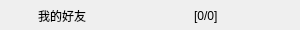
<?xml version="1.0" encoding="UTF-8"?>
<ui version="4.0">
 <class>QQCellTitle</class>
 <widget class="QWidget" name="QQCellTitle">
  <property name="geometry">
   <rect>
    <x>0</x>
    <y>0</y>
    <width>300</width>
    <height>30</height>
   </rect>
  </property>
  <property name="windowTitle">
   <string>Form</string>
  </property>
  <widget class="QWidget" name="">
   <property name="geometry">
    <rect>
     <x>0</x>
     <y>0</y>
     <width>344</width>
     <height>32</height>
    </rect>
   </property>
   <layout class="QHBoxLayout" name="horizontalLayout">
    <item>
     <widget class="QLabel" name="lblImage">
      <property name="minimumSize">
       <size>
        <width>30</width>
        <height>30</height>
       </size>
      </property>
      <property name="layoutDirection">
       <enum>Qt::RightToLeft</enum>
      </property>
      <property name="text">
       <string/>
      </property>
      <property name="pixmap">
       <pixmap resource="res.qrc">:/images/aio_arrow_right.png</pixmap>
      </property>
     </widget>
    </item>
    <item>
     <widget class="QLabel" name="lblGroupName">
      <property name="minimumSize">
       <size>
        <width>150</width>
        <height>0</height>
       </size>
      </property>
      <property name="maximumSize">
       <size>
        <width>150</width>
        <height>16777215</height>
       </size>
      </property>
      <property name="text">
       <string>我的好友</string>
      </property>
     </widget>
    </item>
    <item>
     <widget class="QLabel" name="lblNumber">
      <property name="minimumSize">
       <size>
        <width>150</width>
        <height>0</height>
       </size>
      </property>
      <property name="text">
       <string>[0/0]</string>
      </property>
     </widget>
    </item>
   </layout>
  </widget>
 </widget>
 <resources>
  <include location="res.qrc"/>
 </resources>
 <connections/>
</ui>
